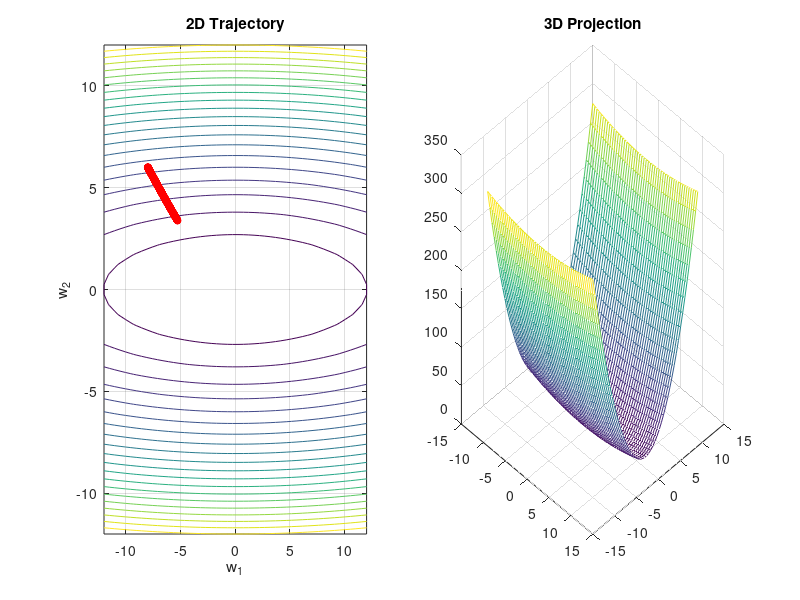
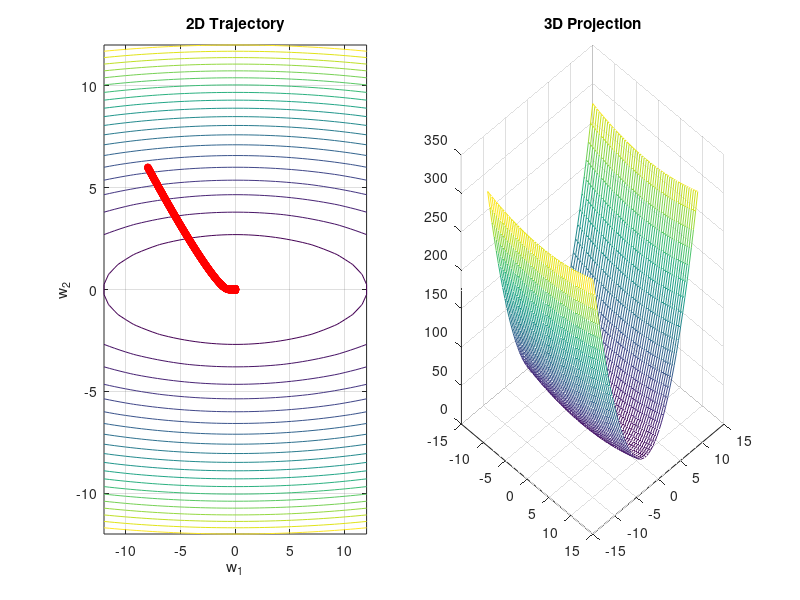
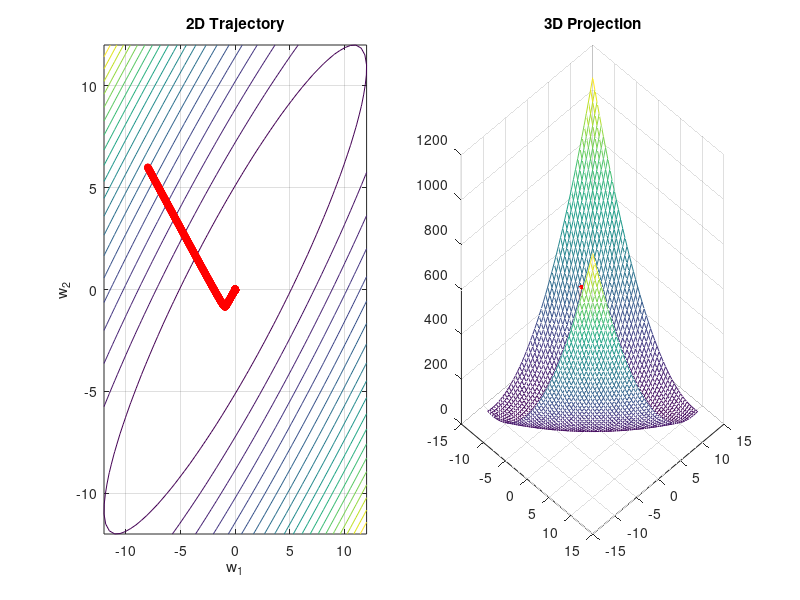

Source code (MATLAB) for these figures, in order:
clc; clear; close all;

problems = [0.4, 1;   3.0, 1;   3.0, 2]; 
w0 = [-8; 6]; rho = 0.9; eps = 1e-6; N = 1000;

for p = 1:3
    alpha = problems(p, 1); mode = problems(p, 2);
    
    if mode == 1
        F = @(w) 0.1*w(1)^2 + 2*w(2)^2;
        G = @(w) [0.2*w(1); 4*w(2)];
        title_str = sprintf('Prob %d: Alpha=%.1f (Normal)', p, alpha);
    else
        F = @(w) 0.1*(w(1)+w(2))^2 + 2*(w(1)-w(2))^2;
        G = @(w) [4.2*w(1)-3.8*w(2); -3.8*w(1)+4.2*w(2)];
        title_str = sprintf('Prob %d: Rotated', p);
    end

    w = w0; Eg2 = 0; Edx2 = 0; 
    path = w; path_z = F(w); % Store history
    
    for i = 1:N
        g = G(w);
        Eg2 = rho * Eg2 + (1 - rho) * g.^2;             % Accumulate Gradient
        dx  = -(sqrt(Edx2 + eps) ./ sqrt(Eg2 + eps)) .* g; % Compute Step
        w   = w + alpha * dx;                           % Update Weights
        Edx2 = rho * Edx2 + (1 - rho) * dx.^2;  
        path = [path, w]; path_z = [path_z, F(w)];      % Save path
    end

    figure('Name', title_str); set(gcf, 'Position', [100, 100, 900, 400]);
    [X, Y] = meshgrid(linspace(-12, 12, 50));
    Z = arrayfun(@(x,y) F([x;y]), X, Y); % Calculate surface height
    
    subplot(1,2,1); contour(X,Y,Z,20); hold on; grid on;
    plot(path(1,:), path(2,:), 'r-o', 'LineWidth', 1.5, 'MarkerSize', 4);
    title('2D Trajectory'); xlabel('w_1'); ylabel('w_2');
    
    subplot(1,2,2); mesh(X,Y,Z,'FaceAlpha',0.3); hold on; grid on;
    plot3(path(1,:), path(2,:), path_z, 'r-o', 'LineWidth', 2, 'MarkerFaceColor','r');
    title('3D Projection'); view(45, 30);
end